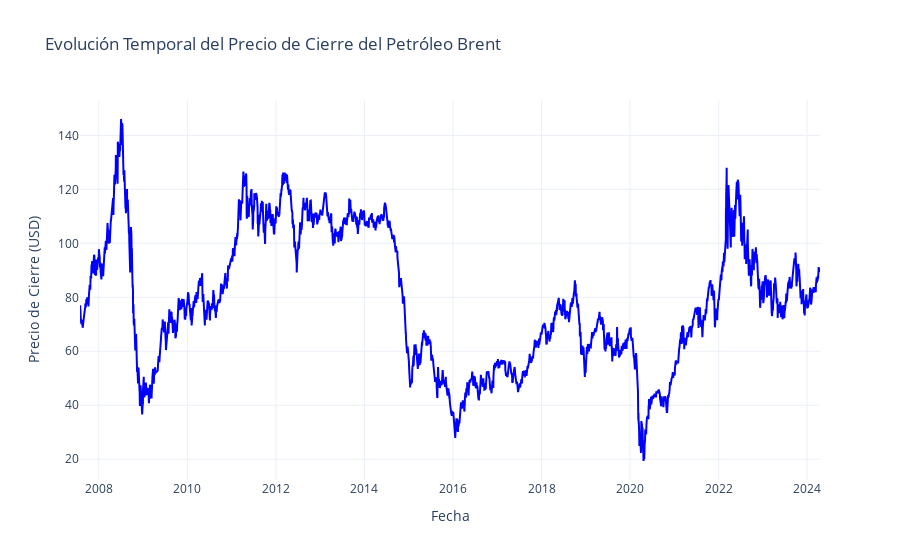

The code cell stored with this chart in its notebook:
### Markdown cell above
## Analisis exploratorio de los datos

### Code cell
import pandas as pd
import plotly.graph_objects as go
from plotly.subplots import make_subplots

# Cargar los datos desde el archivo CSV
data_brent = pd.read_csv('brent_oil_prices.csv')

# Convertir la columna 'Date' a tipo datetime si aún no lo está
data_brent['Date'] = pd.to_datetime(data_brent['Date'])

# Establecer la columna 'Date' como índice del DataFrame
data_brent.set_index('Date', inplace=True)

# Crear la gráfica
fig = go.Figure()

# Añadir la línea del precio de cierre
fig.add_trace(go.Scatter(x=data_brent.index, y=data_brent['Close'], mode='lines', name='Precio de Cierre', line=dict(color='blue')))

# Configurar el título y los ejes
fig.update_layout(
    title='Evolución Temporal del Precio de Cierre del Petróleo Brent',
    xaxis_title='Fecha',
    yaxis_title='Precio de Cierre (USD)',
    legend=dict(x=0, y=1),
    hovermode='x unified',
    template='plotly_white'
)

# Mostrar la gráfica en Jupyter Notebook
fig.show()

### Figure 1 — Plotly figure (JSON) as saved in the notebook; plotly's stock layout.template omitted (floating-point values rounded to 4 significant figures; data arrays with more than 128 entries replaced by an {"elided": "..."} marker saying what was removed)
{"data": [{"line": {"color": "blue"}, "mode": "lines", "name": "Precio de Cierre", "type": "scatter", "x": {"elided": "4149 str values"}, "y": {"elided": "4149 float values"}}], "layout": {"hovermode": "x unified", "legend": {"x": 0, "y": 1}, "title": {"text": "Evolución Temporal del Precio de Cierre del Petróleo Brent"}, "xaxis": {"title": {"text": "Fecha"}}, "yaxis": {"title": {"text": "Precio de Cierre (USD)"}}}}
